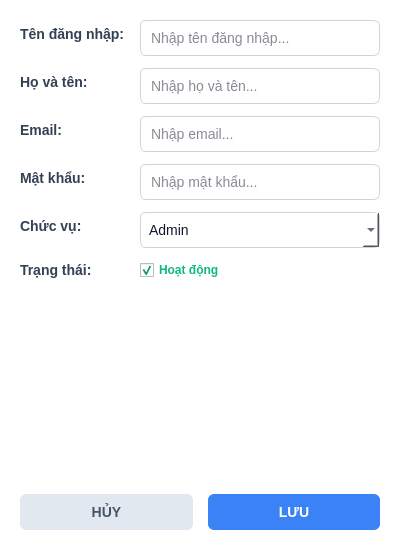
<?xml version="1.0" encoding="UTF-8"?>
<ui version="4.0">
 <class>UserDialog</class>
 <widget class="QDialog" name="UserDialog">
  <property name="geometry">
   <rect>
    <x>0</x>
    <y>0</y>
    <width>400</width>
    <height>550</height>
   </rect>
  </property>
  <property name="windowTitle">
   <string>Thêm tài khoản</string>
  </property>
  <property name="styleSheet">
   <string>/* QSS gốc từ RetailPro ERP */
QDialog {
    background-color: #ffffff;
}

QLabel {
    font-weight: bold;
    color: #334155;
    font-size: 14px;
}

QLineEdit, QComboBox {
    background-color: #ffffff;
    border: 1px solid #cbd5e1;
    border-radius: 6px;
    padding: 8px;
    font-size: 14px;
    color: #0f172a;
}

QLineEdit:focus, QComboBox:focus {
    border: 1px solid #3b82f6;
}

QLineEdit:disabled {
    background-color: #f1f5f9;
    color: #64748b;
}

QPushButton {
    font-weight: bold;
    border-radius: 6px;
    padding: 10px;
    font-size: 14px;
}

QPushButton#btnSave {
    background-color: #3b82f6;
    color: white;
}
QPushButton#btnSave:hover { background-color: #2563eb; }

QPushButton#btnCancel {
    background-color: #e2e8f0;
    color: #475569;
}
QPushButton#btnCancel:hover { background-color: #cbd5e1; }
</string>
  </property>
  <layout class="QVBoxLayout" name="verticalLayout">
   <property name="spacing">
    <number>15</number>
   </property>
   <property name="leftMargin">
    <number>20</number>
   </property>
   <property name="topMargin">
    <number>20</number>
   </property>
   <property name="rightMargin">
    <number>20</number>
   </property>
   <property name="bottomMargin">
    <number>20</number>
   </property>
   <item>
    <layout class="QFormLayout" name="formLayout">
     <property name="verticalSpacing">
      <number>12</number>
     </property>
     <item row="0" column="0">
      <widget class="QLabel" name="lblUsername">
       <property name="text">
        <string>Tên đăng nhập:</string>
       </property>
      </widget>
     </item>
     <item row="0" column="1">
      <widget class="QLineEdit" name="txtUsername">
       <property name="placeholderText">
        <string>Nhập tên đăng nhập...</string>
       </property>
      </widget>
     </item>
     <item row="1" column="0">
      <widget class="QLabel" name="lblFullName">
       <property name="text">
        <string>Họ và tên:</string>
       </property>
      </widget>
     </item>
     <item row="1" column="1">
      <widget class="QLineEdit" name="txtFullName">
       <property name="placeholderText">
        <string>Nhập họ và tên...</string>
       </property>
      </widget>
     </item>
     <item row="2" column="0">
      <widget class="QLabel" name="lblEmail">
       <property name="text">
        <string>Email:</string>
       </property>
      </widget>
     </item>
     <item row="2" column="1">
      <widget class="QLineEdit" name="txtEmail">
       <property name="placeholderText">
        <string>Nhập email...</string>
       </property>
      </widget>
     </item>
     <item row="3" column="0">
      <widget class="QLabel" name="lblPassword">
       <property name="text">
        <string>Mật khẩu:</string>
       </property>
      </widget>
     </item>
     <item row="3" column="1">
      <widget class="QLineEdit" name="txtPassword">
       <property name="echoMode">
        <enum>QLineEdit::Password</enum>
       </property>
       <property name="placeholderText">
        <string>Nhập mật khẩu...</string>
       </property>
      </widget>
     </item>
     <item row="4" column="0">
      <widget class="QLabel" name="lblRole">
       <property name="text">
        <string>Chức vụ:</string>
       </property>
      </widget>
     </item>
     <item row="4" column="1">
      <widget class="QComboBox" name="cboRole">
       <item>
        <property name="text">
         <string>Admin</string>
        </property>
       </item>
       <item>
        <property name="text">
         <string>Cashier</string>
        </property>
       </item>
       <item>
        <property name="text">
         <string>Warehouse</string>
        </property>
       </item>
      </widget>
     </item>
     <item row="5" column="0">
      <widget class="QLabel" name="lblStatus">
       <property name="text">
        <string>Trạng thái:</string>
       </property>
      </widget>
     </item>
     <item row="5" column="1">
      <widget class="QCheckBox" name="chkStatus">
       <property name="styleSheet">
        <string>QCheckBox { color: #10b981; font-weight: bold; }</string>
       </property>
       <property name="text">
        <string>Hoạt động</string>
       </property>
       <property name="checked">
        <bool>true</bool>
       </property>
      </widget>
     </item>
    </layout>
   </item>
   <item>
    <spacer name="verticalSpacer">
     <property name="orientation">
      <enum>Qt::Vertical</enum>
     </property>
     <property name="sizeHint" stdset="0">
      <size>
       <width>20</width>
       <height>40</height>
      </size>
     </property>
    </spacer>
   </item>
   <item>
    <layout class="QHBoxLayout" name="horizontalLayout">
     <item>
      <widget class="QPushButton" name="btnCancel">
       <property name="text">
        <string>HỦY</string>
       </property>
      </widget>
     </item>
     <item>
      <widget class="QPushButton" name="btnSave">
       <property name="text">
        <string>LƯU</string>
       </property>
      </widget>
     </item>
    </layout>
   </item>
  </layout>
 </widget>
 <resources/>
 <connections>
  <connection>
   <sender>btnCancel</sender>
   <signal>clicked()</signal>
   <receiver>UserDialog</receiver>
   <slot>reject()</slot>
   <hints>
    <hint type="sourcelabel">
     <x>106</x>
     <y>515</y>
    </hint>
    <hint type="destinationlabel">
     <x>199</x>
     <y>274</y>
    </hint>
   </hints>
  </connection>
  <connection>
   <sender>btnSave</sender>
   <signal>clicked()</signal>
   <receiver>UserDialog</receiver>
   <slot>accept()</slot>
   <hints>
    <hint type="sourcelabel">
     <x>293</x>
     <y>515</y>
    </hint>
    <hint type="destinationlabel">
     <x>199</x>
     <y>274</y>
    </hint>
   </hints>
  </connection>
 </connections>
</ui>
